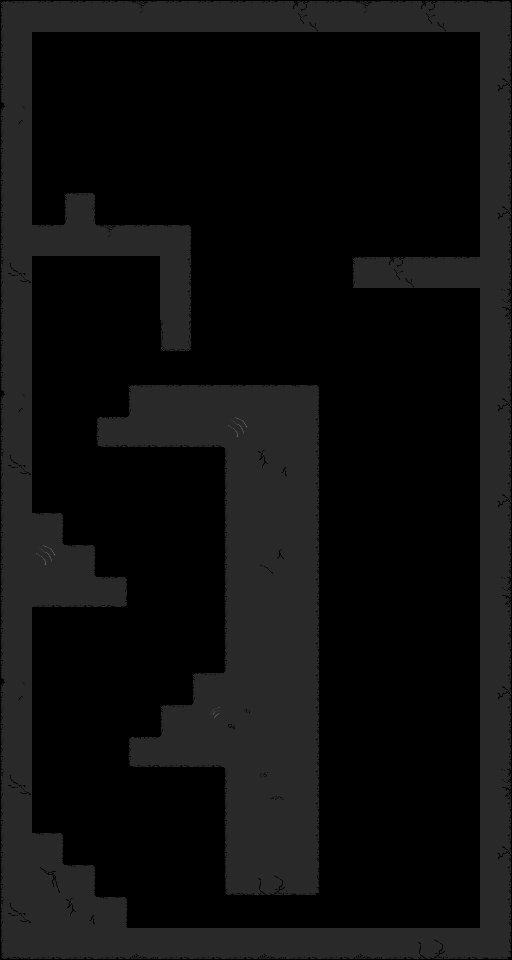

Below is a game level as drawn by its tile map, then a one-line description and the .tmx that defines it (tile-layer data replaced by summaries):
An orthogonal 16x30 tile map with 32x32 px tiles, 1 tile layer (Platforms).

<map version="1.2" tiledversion="1.3.4" orientation="orthogonal" renderorder="right-down" width="16" height="30" tilewidth="32" tileheight="32" infinite="0" nextlayerid="3" nextobjectid="1">
 <editorsettings>
  <export target="level3.json" format="json" />
 </editorsettings>
 <tileset firstgid="1" name="ScaleDistortionGameTileset" tilewidth="32" tileheight="32" tilecount="96" columns="12">
  <image source="../Tiles/finalTileSheet.png" width="384" height="256" />
  <tile id="0">
   <properties>
    <property name="collides" type="bool" value="true" />
   </properties>
  </tile>
  <tile id="1">
   <properties>
    <property name="collides" type="bool" value="true" />
   </properties>
  </tile>
  <tile id="2">
   <properties>
    <property name="collides" type="bool" value="true" />
   </properties>
  </tile>
  <tile id="3">
   <properties>
    <property name="collides" type="bool" value="true" />
   </properties>
  </tile>
  <tile id="4">
   <properties>
    <property name="collides" type="bool" value="true" />
   </properties>
  </tile>
  <tile id="12">
   <properties>
    <property name="collides" type="bool" value="true" />
   </properties>
  </tile>
  <tile id="13">
   <properties>
    <property name="collides" type="bool" value="true" />
   </properties>
  </tile>
  <tile id="14">
   <properties>
    <property name="collides" type="bool" value="true" />
   </properties>
  </tile>
  <tile id="15">
   <properties>
    <property name="collides" type="bool" value="true" />
   </properties>
  </tile>
  <tile id="16">
   <properties>
    <property name="collides" type="bool" value="true" />
   </properties>
  </tile>
  <tile id="24">
   <properties>
    <property name="collides" type="bool" value="true" />
   </properties>
  </tile>
  <tile id="25">
   <properties>
    <property name="collides" type="bool" value="true" />
   </properties>
  </tile>
  <tile id="26">
   <properties>
    <property name="collides" type="bool" value="true" />
   </properties>
  </tile>
  <tile id="27">
   <properties>
    <property name="collides" type="bool" value="true" />
   </properties>
  </tile>
  <tile id="28">
   <properties>
    <property name="collides" type="bool" value="true" />
   </properties>
  </tile>
  <tile id="36">
   <properties>
    <property name="collides" type="bool" value="true" />
   </properties>
  </tile>
  <tile id="37">
   <properties>
    <property name="collides" type="bool" value="true" />
   </properties>
  </tile>
  <tile id="38">
   <properties>
    <property name="collides" type="bool" value="true" />
   </properties>
  </tile>
  <tile id="39">
   <properties>
    <property name="collides" type="bool" value="true" />
   </properties>
  </tile>
  <tile id="40">
   <properties>
    <property name="collides" type="bool" value="true" />
   </properties>
  </tile>
  <tile id="48">
   <properties>
    <property name="collides" type="bool" value="true" />
   </properties>
  </tile>
  <tile id="49">
   <properties>
    <property name="collides" type="bool" value="true" />
   </properties>
  </tile>
  <tile id="50">
   <properties>
    <property name="collides" type="bool" value="true" />
   </properties>
  </tile>
  <tile id="51">
   <properties>
    <property name="collides" type="bool" value="true" />
   </properties>
  </tile>
  <tile id="60">
   <properties>
    <property name="collides" type="bool" value="true" />
   </properties>
  </tile>
  <tile id="61">
   <properties>
    <property name="collides" type="bool" value="true" />
   </properties>
  </tile>
  <tile id="62">
   <properties>
    <property name="collides" type="bool" value="true" />
   </properties>
  </tile>
  <tile id="63">
   <properties>
    <property name="collides" type="bool" value="true" />
   </properties>
  </tile>
 </tileset>
 <layer id="2" name="Platforms" width="16" height="30">
  <data>[480 cells, 174 non-empty, 28 distinct tile ids]</data>
 </layer>
</map>
